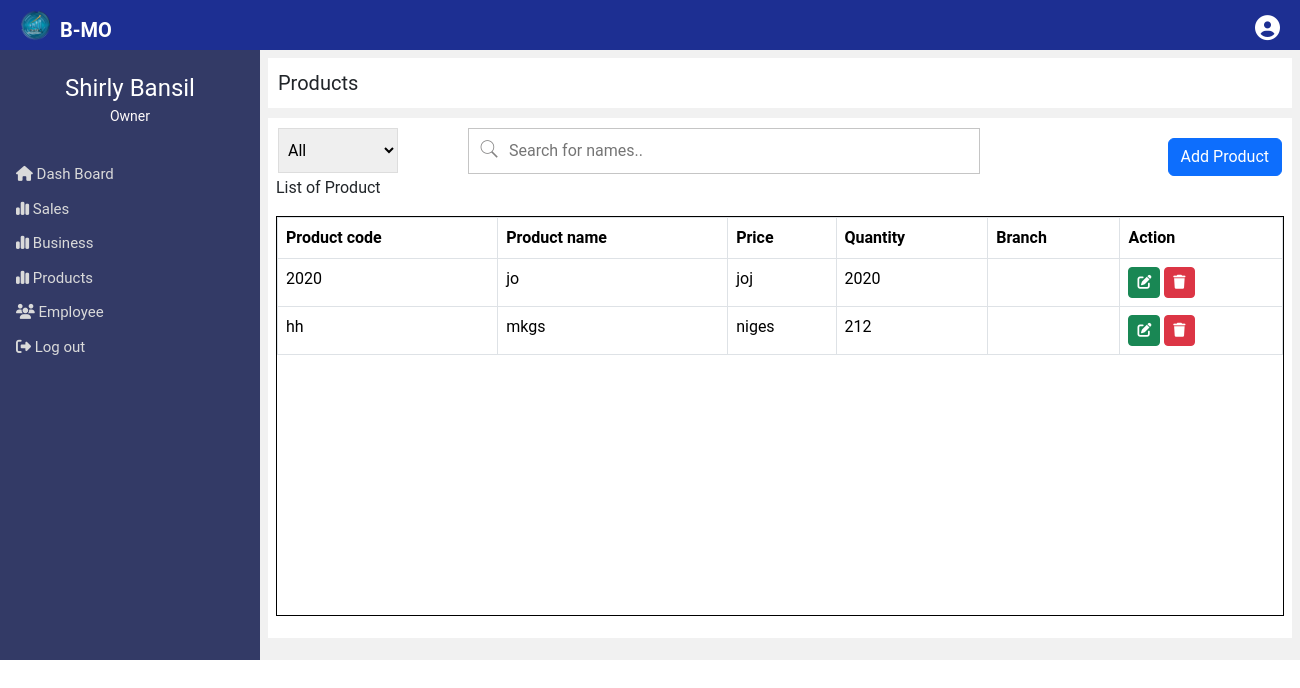
The app's page /owner_landing_page/Product.php, older data.
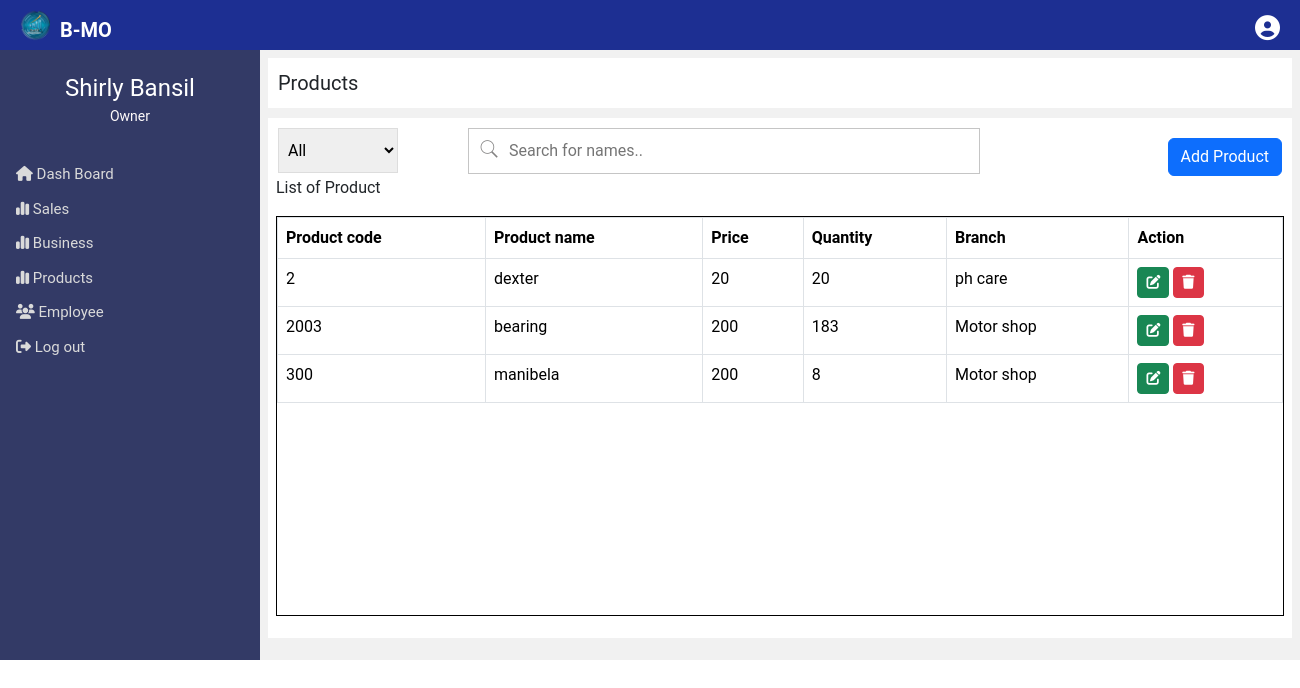
The same page, newer data.
### tables this page shows
CREATE TABLE `product` (
  `Product_code` varchar(255) NOT NULL,
  `Product_name` varchar(255) NOT NULL,
  `Price` varchar(255) NOT NULL,
  `Quantity` varchar(255) NOT NULL,
  `Branch` varchar(255) NOT NULL
);

### owner_landing_page/Product.php (the view, shortened to what this page needs)
<!DOCTYPE html>
<html>
    <head>
       <link rel="stylesheet" href="Product.css">
    </head>
    <body>
        <div class="left">
        <img src="/Multi_business_system/picture/logo.png" style="width: 30px;position:absolute; top:10px; left:20px;" alt="">
                 <div class="Company">B-MO</div>
                <div class="dropdown">
                  <button onclick="myFunction()" class="dropbtn"><i class="fa-solid fa-circle-user"></i></button>
              </div>
        </div>
        <div class="sidenav" id="a">
            <div class="companyname">Shirly Bansil</div>
                <div class="owner">Owner</div >
                   <a href="Dashboardowner.php" target="_top" class="nav"><i class="fa-solid fa-house"></i> Dash Board</a>
                   <a href="Salesowner.php" target="_top" class="nav"><i class="fa-solid fa-chart-simple"></i> Sales</a>
                   <a href="Businessowner.php" target="_top" class="nav"><i class="fa-solid fa-chart-simple"></i> Business</a>
                   <a href="product.php" target="_top" class="nav"><i class="fa-solid fa-chart-simple"></i> Products</a>
                   <a href="employee.php" target="_top" class="nav"><i class="fa-solid fa-users"></i> Employee</a>
                  <a href="/Multi_business_system/landingpage/landingpage.php" target="_top"><i class="fa-solid fa-right-from-bracket"></i> Log out</a>
        </div>
          <div class="main" id="a">
            <div class="frame" src="" name="iframe">
                <div class="addbusines">
                    <div class="product-top">Products</div>
                    </div>
                    <div class="busin-right">
                        <div class="busin-left">
                            <select class="business-selection" name=""businessname id="category-business">
                                <option value="allproducts">All</option>
                                                </select>
                            <div class="search-container">
                                <input type="text" class="myInput" onkeyup="myFunction()" placeholder="Search for names.." title="Type in a name">
                            </div>
                         </div>
                    <button type="button" class="btn btn-primary" data-bs-toggle="modal" id="moove" data-bs-target="#exampleModal">
                Add Product
                </button>
                                <div class="List_of_product">
                        <p>List of Product</p>
                        <div class="product">
                        <?php include('header.php'); ?>
     <table class="table table-bordered table-hover">
          <thead>
              <tr>
              <th scope="col">Product code</th>
              <th scope="col">Product name</th>
              <th scope="col">Price</th>
              <th scope="col">Quantity</th>
              <th scope="col">Branch</th>
              <th scope="col">Action</th>
              </tr>
          </thead>
          <tbody>
              <?php
               $host = "localhost";
               $dbname = "multi_bussines_system";
               $username = "root";
               $password = "";
              try{
                  $pdo = new PDO("mysql:host=$host;dbname=$dbname", $username, $password);
                   $pdo->setAttribute(PDO::ATTR_ERRMODE,PDO::ERRMODE_EXCEPTION);
                 $query = " SELECT * FROM product";
                 $statement = $pdo->prepare($query);
                 $statement->execute();
                 $result = $statement->fetchALL(PDO::FETCH_ASSOC);
                 if( $result){
                  foreach ($result as $row){
                      ?>
                      <tr>
                          <td class="user_id"><?= $row['Product_code'];?></td>
                          <td><?= $row['Product_name']?></td>
                          <td><?= $row['Price']?></td>
                          <td><?= $row['Quantity']?></td>
                          <td><?= $row['Branch']?></td>
                          <td>
                              <a href="#" class="btn btn-success btn-sm edit-data"> <i class="fa-solid fa-pen-to-square" style="color: #ffffff;"></i> </a>
                              <a href="#" class="btn btn-danger btn-sm delete-data"><i class="fa-solid fa-trash" style="color: #ffffff;"></i></a>
                          </td>
                      </tr>
                      <?php
                  }
                 }
              }catch(PDOException $e){
                  echo $e->getMessage();
              }
              ?>
          </tbody>
        </div>
      <?php include('footer.php');?>
    </body>
</html>

Row changes from the older to the newer data that the page shows:
removed product: Product_code "2020", Product_name "jo", Price "joj", Quantity "2020"
removed product: Product_code "hh", Product_name "mkgs", Price "niges", Quantity "212"
added product: Product_code "2", Product_name "dexter", Price "20", Quantity "20", Branch "ph care"
added product: Product_code "2003", Product_name "bearing", Price "200", Quantity "183", Branch "Motor shop"
added product: Product_code "300", Product_name "manibela", Price "200", Quantity "8", Branch "Motor shop"
